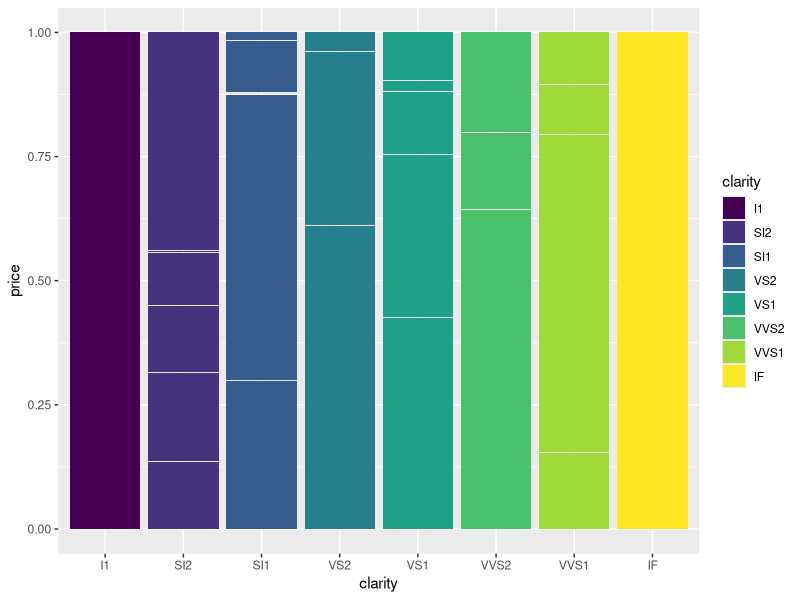

Source code (R): (Note: this script raises an error after producing the figure.)
# Exercise 2: advanced ggplot2 practice

# Install and load the `ggplot2` package
#install.packages('ggplot2')
library("ggplot2")

# For this exercise you will again be working with the `diamonds` data set.
# Use `?diamonds` to review details about this data set
?diamonds

## Position Adjustments

# Draw a column (bar) chart of diamonds cuts by price, with each bar filled by 
# clarity. You should see a _stacked_ bar chart.
ggplot(data = diamonds) +
  geom_col(mapping = aes(x = clarity, y = price, fill = clarity), position = "fill")

# Draw the same chart again, but with each element positioned to "fill" the y axis


# Draw the same chart again, but with each element positioned to "dodge" each other


# Draw a plot with point geometry with the x-position mapped to `cut` and the 
# y-position mapped to `clarity`
# This creates a "grid" grouping the points


# Use the "jitter" position adjustment to keep the points from all overlapping!
# (This works a little better with a sample of diamond data, such as from the 
# previous exercise).



## Scales

# Draw a "boxplot" (with `geom_boxplot`) for the diamond's price (y) by color (x)
ggplot(diamonds_sample) +
  geom_boxplot(mapping = aes(x = color, y = price))

# This has a lot of outliers, making it harder to read. To fix this, draw the 
# same plot but with a _logarithmic_ scale for the y axis.
ggplot(diamonds_sample) +
  geom_boxplot(mapping = aes(x = color, y = price)) +
  scale_y_log10()

# For another version, draw the same plot but with `violin` geometry instead of 
# `boxplot` geometry!
# How does the logarithmic scale change the data presentation?
ggplot(diamonds_sample) +
  geom_violin(mapping = aes(x = color, y = price)) +
  scale_y_log10()

# Another interesting plot: draw a plot of the diamonds price (y) by carat (x), 
# using a heatmap of 2d bins (geom_bin2d)
# What happens when you make the x and y channels scale logarithmically?
ggplot(diamonds_sample) +
  geom_bin2d(mapping = aes(x = carat, y = price)) +
  scale_y_log10() +
  scale_x_log10()

# Draw a scatter plot for the diamonds price (y) by carat (x). Color each point
# by the clarity (Remember, this will take a while. Use a sample of the diamonds 
# for faster results)
ggplot(diamonds_sample) +
  geom_point(mapping = aes(x = carat, y = price, color = clarity)) +
  scale_color_brewer(palette = "Purples", direction = -1)

# Change the color of the previous plot using a ColorBrewer scale of your choice. 
# What looks nice?



## Coordinate Systems

# Draw a bar chart with x-position and fill color BOTH mapped to cut
# For best results, SET the `width` of the geometry to be 1 (fill plot, no space
# between)
# TIP: You can save the plot to a variable for easier modifications


# Draw the same chart, but with the coordinate system flipped


# Draw the same chart, but in a polar coordinate system. It's a Coxcomb chart!



## Facets

# Take the scatter plot of price by carat data (colored by clarity) and add 
# _facets_ based on the diamond's `color`
ggplot(data = diamonds) +
  geom_point(mapping = aes(x = carat, y = price, color = color)) +
  facet_wrap(~clarity)


## Saving Plots

# Use the `ggsave()` function to save the current (recent) plot to disk.
# Name the output file "my-plot.png".
# Make sure you've set the working directory!!

